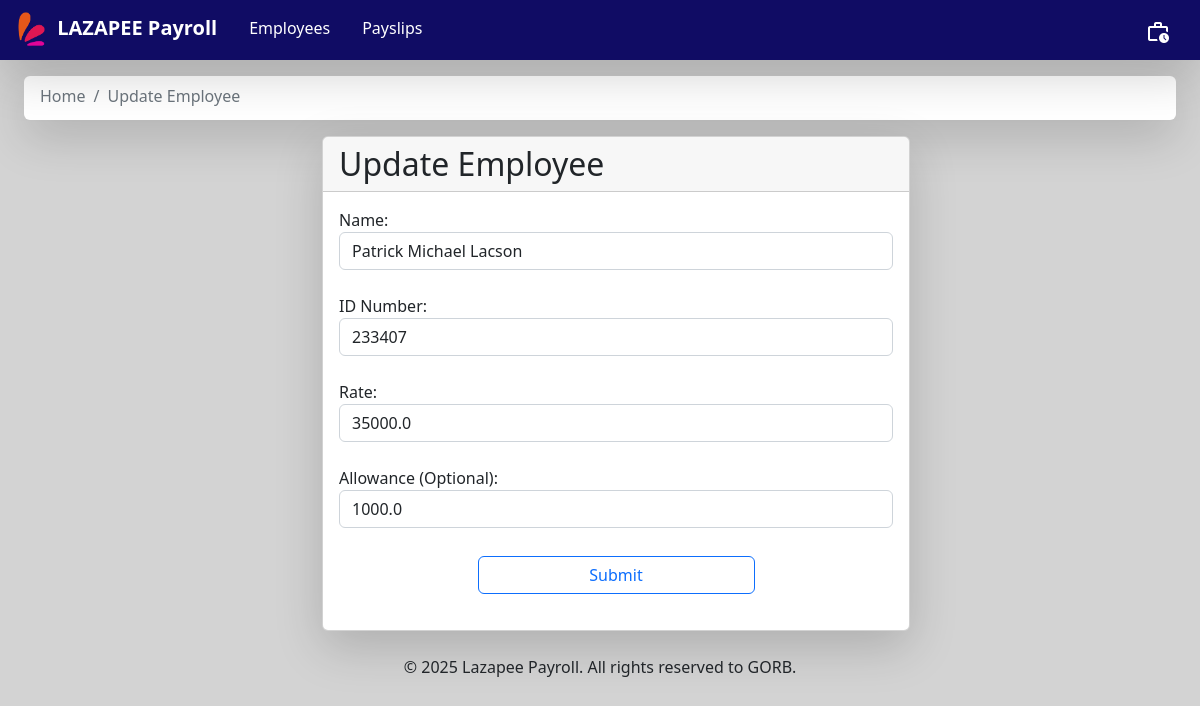
The app's page /update_employee/1, older data.
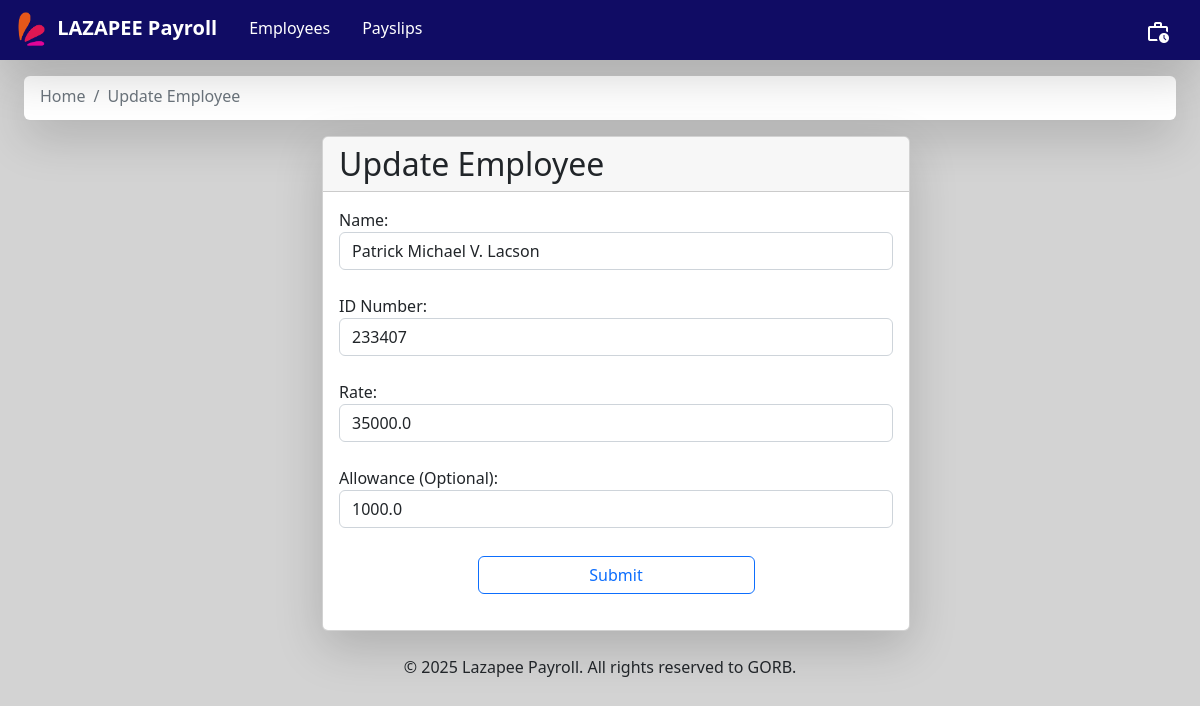
The same page, newer data.
### payroll_app/models.py (models this page shows, shortened)
class Employee(models.Model):
    name = models.CharField(max_length = 300)
    id_number = models.CharField(max_length = 300, unique = True)
    rate = models.FloatField()
    overtime_pay = models.FloatField(null=True)
    allowance = models.FloatField(null=True)
    def getName(self):
        return self.name
    def getID(self):
        return self.id_number
    def getRate(self):
        return self.rate
    def getAllowance(self):
        return self.allowance

### payroll_app/views.py (the view)
# urls.py: path('update_employee/<int:pk>', views.update_employee,  name='update_employee'),
def update_employee(request, pk):
    global history
    if (request.method=="POST"):
        button = request.POST.get("button")
        name = request.POST.get("name")
        rate = float(request.POST.get("rate"))
        id_number = int(request.POST.get("id_number"))
        allowance = request.POST.get("allowance")
        if button == "submit":
            Employee.objects.filter(pk=pk).update(name=name, rate=rate, id_number=id_number, allowance=allowance)
            request.session['message'] = "Employee details updated!"
            return redirect('employees')
    else:
        employee = get_object_or_404(Employee, pk=pk)
        return render(request, 'payroll_app/update_employee.html', {'employee':employee, 'history':history})

### payroll_app/templates/payroll_app/update_employee.html
{% extends 'payroll_app/base.html' %}
{% load static %}
    {% block directory %}
        <ol class="breadcrumb mb-1">
            <li class="breadcrumb-item">
                <a href="{% url 'employees' %}" class="text-secondary text-decoration-none">Home</a>
            </li>
            <li class="breadcrumb-item">
                <a class="text-secondary text-decoration-none">Update Employee</a>
            </li>
        </ol>
    {% endblock %}
    {% block content %}
    <div class="container-fluid d-flex justify-content-center m-3 w-100">
        <div class="card w-50 shadow-lg">
            <h2 class="card-header">Update Employee</h2>
            <div class="card-body">
                <form class="form" method="POST"> {% csrf_token %}
                    <div class="form-group">
                        <label> Name: </label>
                        <input class="form-control mb-4" type="text" name="name" required value="{{ employee.getName }}">
                        <label> ID Number: </label>
                        <input class="form-control mb-4" type="number" name="id_number" required value="{{ employee.getID }}">
                        <label> Rate: </label>
                        <input class="form-control mb-4" type="number" name="rate" required value="{{ employee.getRate }}">
                        <label> Allowance (Optional): </label>
                        <input class="form-control mb-4" type="number" name="allowance" value="{{ employee.getAllowance }}">
                        <div class="d-flex w-100 justify-content-center">
                            <button class="btn btn-outline-primary my-1 w-50" type="submit" name="button" value="submit">Submit</button>
                        </div>
                    </div>
                </form>
            </div>
        </div>
    </div>
    {% endblock %}

Row changes from the older to the newer data that the page shows:
changed Employee: name "Patrick Michael Lacson" → "Patrick Michael V. Lacson"
